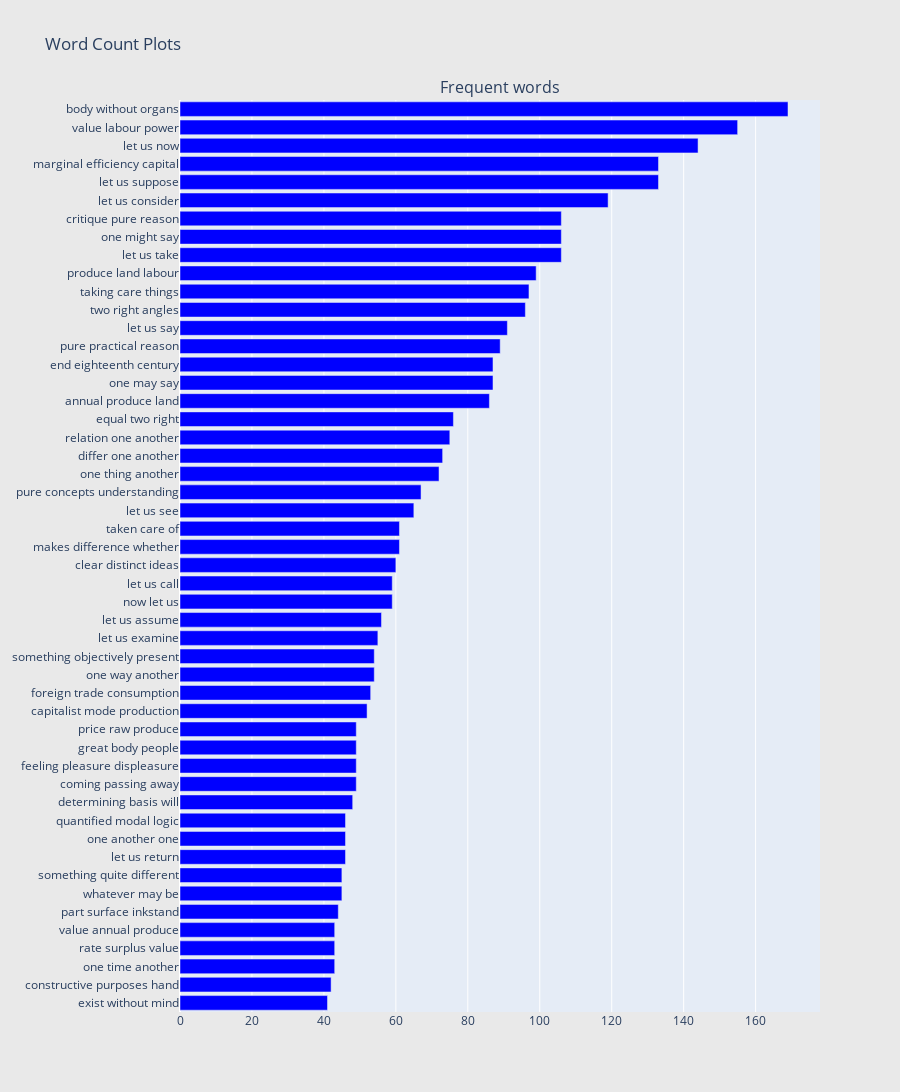

This figure's notebook cell:
### Code cell
## Get the bar chart from bad reviews ##
freq_dict = defaultdict(int)
for sent in df2["sentence_lowered"]:
    for word in generate_ngrams(sent,3):
        freq_dict[word] += 1
fd_sorted = pd.DataFrame(sorted(freq_dict.items(), key=lambda x: x[1])[::-1])
fd_sorted.columns = ["word", "wordcount"]
fd_sorted = fd_sorted.drop(labels=0, axis=0)
trace0 = horizontal_bar_chart(fd_sorted.head(50), 'blue')

# ## Get the bar chart from good Reviews ##
# freq_dict = defaultdict(int)
# for sent in good_df["Reviews"]:
#     for word in generate_ngrams(sent):
#         freq_dict[word] += 1
# fd_sorted = pd.DataFrame(sorted(freq_dict.items(), key=lambda x: x[1])[::-1])
# fd_sorted.columns = ["word", "wordcount"]
# trace1 = horizontal_bar_chart(fd_sorted.head(50), 'blue')

# Creating two subplots
fig = tools.make_subplots(rows=1, cols=1, vertical_spacing=0.04,
                          subplot_titles=["Frequent words"])
fig.append_trace(trace0, 1, 1)
#fig.append_trace(trace1, 1, 2)
fig['layout'].update(height=1200, width=900, paper_bgcolor='rgb(233,233,233)', title="Word Count Plots")
py.iplot(fig, filename='word-plots')

### Figure 1 — Plotly figure (JSON) as saved in the notebook; plotly's stock layout.template omitted (floating-point values rounded to 4 significant figures)
{"data": [{"marker": {"color": "blue"}, "orientation": "h", "showlegend": false, "type": "bar", "x": [41, 42, 43, 43, 43, 44, 45, 45, 46, 46, 46, 48, 49, 49, 49, 49, 52, 53, 54, 54, 55, 56, 59, 59, 60, 61, 61, 65, 67, 72, 73, 75, 76, 86, 87, 87, 89, 91, 96, 97, 99, 106, 106, 106, 119, 133, 133, 144, 155, 169], "xaxis": "x", "y": ["exist without mind", "constructive purposes hand", "one time another", "rate surplus value", "value annual produce", "part surface inkstand", "whatever may be", "something quite different", "let us return", "one another one", "quantified modal logic", "determining basis will", "coming passing away", "feeling pleasure displeasure", "great body people", "price raw produce", "capitalist mode production", "foreign trade consumption", "one way another", "something objectively present", "let us examine", "let us assume", "now let us", "let us call", "clear distinct ideas", "makes difference whether", "taken care of", "let us see", "pure concepts understanding", "one thing another", "differ one another", "relation one another", "equal two right", "annual produce land", "one may say", "end eighteenth century", "pure practical reason", "let us say", "two right angles", "taking care things", "produce land labour", "let us take", "one might say", "critique pure reason", "let us consider", "let us suppose", "marginal efficiency capital", "let us now", "value labour power", "body without organs"], "yaxis": "y"}], "layout": {"annotations": [{"font": {"size": 16}, "showarrow": false, "text": "Frequent words", "x": 0.5, "xanchor": "center", "xref": "paper", "y": 1, "yanchor": "bottom", "yref": "paper"}], "height": 1200, "paper_bgcolor": "rgb(233,233,233)", "title": {"text": "Word Count Plots"}, "width": 900, "xaxis": {"anchor": "y", "domain": [0, 1]}, "yaxis": {"anchor": "x", "domain": [0, 1]}}}
